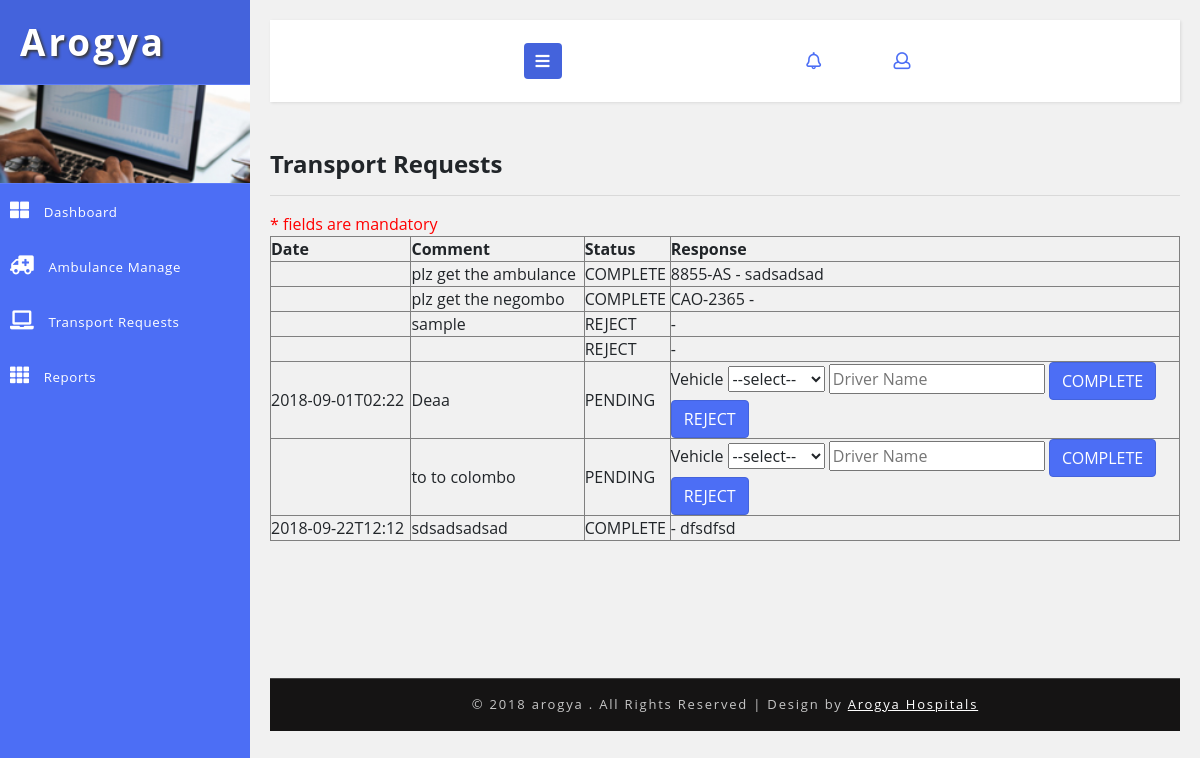
/transport/tansport-requests.php, run on the app's committed database.
### tables this page shows
CREATE TABLE `hms_vehicle_request` (
  `id` int(5) NOT NULL AUTO_INCREMENT,
  `request_by` int(5) DEFAULT NULL,
  `comment` text DEFAULT NULL,
  `status_code` varchar(20) DEFAULT 'PENDING',
  `vehicle_id` int(5) DEFAULT 0,
  `created_time` timestamp NOT NULL DEFAULT current_timestamp(),
  `created_user` int(5) DEFAULT NULL,
  `datetime_need` varchar(50) DEFAULT NULL,
  `driver_name` varchar(100) DEFAULT NULL,
  PRIMARY KEY (`id`)
);

### DB.php (called while the page is built, shortened)
<?php
function getDBConnection() {
    $servername = "localhost";
    $username = "root";
    $password = "123";
    $db = "hmsdb";
    $conn = mysqli_connect($servername, $username, $password, $db);
    if (!$conn) {
        die("Connection failed: " . mysqli_connect_error());
    } else {
        return $conn;
    }
}
function getData($sql) {
    $conn = getDBConnection();
    $result = mysqli_query($conn, $sql);
    if (mysqli_num_rows($result) > 0) {
        return $result;
    } else {
        return FALSE;
    }
}
?>

### transport/tansport-requests.php (the view, shortened to what this page needs)
<?php
include '../DB.php';
?>
<!DOCTYPE html>
<html lang="en">
    <head>
        <link rel="stylesheet" href="https://maxcdn.bootstrapcdn.com/bootstrap/3.3.7/css/bootstrap.min.css">
        <link rel="stylesheet" href="https://maxcdn.bootstrapcdn.com/font-awesome/4.7.0/css/font-awesome.min.css">
        <link href="../css/bootstrap.css" rel="stylesheet" type="text/css" media="all" />
        <link href="../css/style.css" rel="stylesheet" type="text/css" media="all" />
        <link rel="stylesheet" href="../css/style4.css">
        <link href="../css/fontawesome-all.css" rel="stylesheet">
    </head>
    <body>
        <div class="wrapper">
            <nav id="sidebar">
                <div class="sidebar-header">
                    <h1>
                        <a href="#">Arogya</a>
                    </h1>
                </div>
                <div class="profile-bg"></div>
                <?php
                include_once '../_tree_transport.php';
                ?>
            </nav>
            <div id="content">
                <?php include_once '../_top_bar.php'; ?>
                <div class="blank-page-content">
                    <h4>  Transport Requests </h4>
                    <hr>
                    <div class="row">
                        <div class="col-md-4">
                            <span class="mando-msg">* fields are mandatory</span>
                        </div>
                        <div class="col-md-12">
                            <table border="1" style="width: 100%">
                                <thead>
                                    <tr>
                                        <th>Date</th>
                                        <th>Comment</th>
                                        <th>Status</th>
                                        <th>Response</th>
                                    </tr>
                                </thead>
                                <tbody>
                                    <?php
                                    $sql = "SELECT A.id,A.datetime_need,A.comment,A.status_code,(SELECT vehicle_number FROM hms_vehicle WHERE id = A.vehicle_id) AS vehicle_number,A.driver_name
FROM hms_vehicle_request AS A";
                                    $data = getData($sql);
                                    if ($data != null) {
                                        foreach ($data as $value) {
                                            ?>
                                            <tr>
                                                <td><?= $value['datetime_need'] ?></td>
                                                <td><?= $value['comment'] ?></td>
                                                <td><?= $value['status_code'] ?></td>
                                                <td><?php if ($value['status_code'] == 'PENDING') {
                                                ?>
                                                        <form action="tansport-requests.php" method="post">
                                                            Vehicle <select name="vehicle_id" required="">
                                                                <option value="">--select--</option>
                                                            </select>
                                                            <input type="text" name="driver_name" placeholder="Driver Name" required=""/>
                                                            <button name="submitApprove" type="submit" class="btn btn-primary">COMPLETE</button>
                                                        </form>
                                                    <form action="tansport-requests.php" method="post">
                                                            <button name="submitReject" type="submit" class="btn btn-primary">REJECT</button>
                                                        </form>
                                                        <?php }else{
     echo $value['vehicle_number'] .' - '.$value['driver_name'];
                                                        }
                                                    ?></td>
                                            </tr>
                                            <?php
                                        }
                                    }
                                    ?>
                                </tbody>
                            </table>
                        </div>
                    </div>
                </div>
                <?php include '../_footer.php'; ?>
            </div>
        </div>
        <link href="../css/jquery.dataTables.min.css" rel="stylesheet" type="text/css"/>
    </body>
</html>

### css/style.css (style rules this page uses)
html, body { margin: 0; font-size: 100%; font-family: 'Open Sans', sans-serif; background: #fff; }
.blank-page-content { min-height: 480px; }
.mando-msg { color: red; }
body a { text-decoration: none; transition: 0.5s all; -webkit-transition: 0.5s all; -moz-transition: 0.5s all; -o-transition: 0.5s all; -ms-transition: 0.5s all; }
input[type="button"], button[type="submit"] { transition: 0.5s all; -webkit-transition: 0.5s all; -moz-transition: 0.5s all; -o-transition: 0.5s all; -ms-transition: 0.5s all; }
h1, h2, h3, h4, h5, h6 { margin: 0; font-weight: 700; }
.profile-bg { border: 1px solid #5d7cf7; border-left: none; border-right: none; background: url(../images/menu1.jpg)no-repeat 0px 0px; -webkit-background-size: cover; -moz-background-size: cover; -o-background-size: cover; -ms-background-size: cover; background-size: cover; min-height: 100px; }
.btn-primary { color: #fff; background-color: #4c6ef5; border-color: #4463dc; }

### css/style4.css (style rules this page uses)
body { font-family: 'Open Sans', sans-serif; background: #f1f1f1; }
a, a:hover, a:focus { color: inherit; text-decoration: none; transition: all 0.3s; }
i, span { display: inline-block; }
.wrapper { display: flex; align-items: stretch; }
#sidebar { min-width: 250px; max-width: 250px; background: #4c6ef5; color: #fff; transition: all 0.3s; }
.sidebar-header h1 { font-size: 2.3em; letter-spacing: 3px; color: #fff; text-shadow: 2px 2px 3px #39393a; }
#sidebar .sidebar-header { padding: 20px; background: #4463dc; }
#content { padding: 20px; min-height: 100vh; transition: all 0.3s; overflow: hidden; width: 100%; }

### data on the page
hms_vehicle_request: comment "plz get the ambulance", status_code "COMPLETE", vehicle_number "8855-AS", driver_name "sadsadsad"
hms_vehicle_request: comment "plz get the negombo", status_code "COMPLETE", vehicle_number "CAO-2365"
hms_vehicle_request: comment "sample", status_code "REJECT"
hms_vehicle_request: status_code "REJECT"
hms_vehicle_request: datetime_need "2018-09-01T02:22", comment "Deaa", status_code "PENDING"
hms_vehicle_request: comment "to to colombo", status_code "PENDING"
hms_vehicle_request: datetime_need "2018-09-22T12:12", comment "sdsadsadsad", status_code "COMPLETE", driver_name "dfsdfsd"
